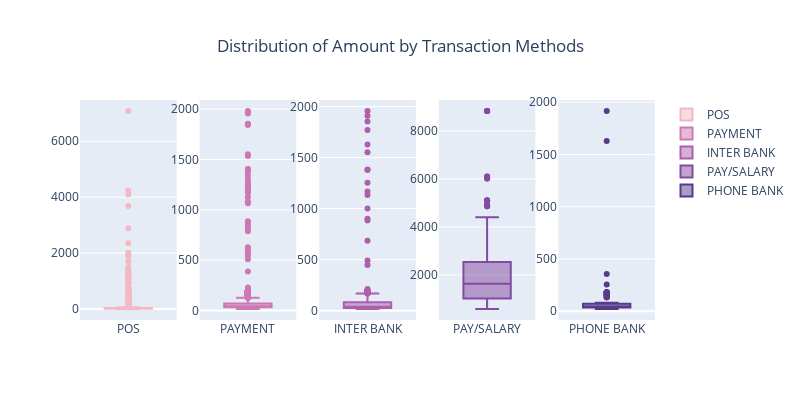

This figure's notebook cell:
### Code cell
#Visulisation by plotly
trace0 = go.Box(
    y=df.loc[df['txn_description'] == 'POS']['amount'],
    name = 'POS',
    marker = dict( 
        color = 'rgb(242, 185, 196)',
    )
)

trace1 = go.Box(
    y=df.loc[df['txn_description'] == 'PAYMENT']['amount'],
    name = 'PAYMENT',
    marker = dict(
        color = 'rgb(206, 120, 179)',
    )
)
trace2 = go.Box(
    y=df.loc[df['txn_description'] == 'INTER BANK']['amount'],
    name = 'INTER BANK',
    marker = dict(
        color = 'rgb(173, 95, 173)',
    )
)
trace3 = go.Box(
    y=df.loc[df['txn_description'] == 'PAY/SALARY']['amount'],
    name = 'PAY/SALARY',
    marker = dict(
        color = 'rgb(131, 75, 160)',
    )
)
trace4 = go.Box(
    y=df.loc[df['txn_description'] == 'PHONE BANK']['amount'],
    name = 'PHONE BANK',
    marker = dict(
        color = 'rgb(87, 59, 136)',
    )
)



fig = make_subplots(rows=1, cols=5)

fig.add_trace(trace0, 1, 1)
fig.add_trace(trace1, 1, 2)
fig.add_trace(trace2, 1, 3)
fig.add_trace(trace3, 1, 4)
fig.add_trace(trace4, 1, 5)


fig['layout'].update(height=400, width=800, title={
        'text': "Distribution of Amount by Transaction Methods",
        'y':0.9,
        'x':0.5,
        'xanchor': 'center',
        'yanchor': 'top'})

fig.show()

### Figure 1 — Plotly figure (JSON) as saved in the notebook; plotly's stock layout.template omitted (floating-point values rounded to 4 significant figures; data arrays with more than 128 entries replaced by an {"elided": "..."} marker saying what was removed)
{"data": [{"marker": {"color": "rgb(242, 185, 196)"}, "name": "POS", "type": "box", "xaxis": "x", "y": {"elided": "7717 float values"}, "yaxis": "y"}, {"marker": {"color": "rgb(206, 120, 179)"}, "name": "PAYMENT", "type": "box", "xaxis": "x2", "y": {"elided": "2600 int values"}, "yaxis": "y2"}, {"marker": {"color": "rgb(173, 95, 173)"}, "name": "INTER BANK", "type": "box", "xaxis": "x3", "y": {"elided": "742 int values"}, "yaxis": "y3"}, {"marker": {"color": "rgb(131, 75, 160)"}, "name": "PAY/SALARY", "type": "box", "xaxis": "x4", "y": {"elided": "883 float values"}, "yaxis": "y4"}, {"marker": {"color": "rgb(87, 59, 136)"}, "name": "PHONE BANK", "type": "box", "xaxis": "x5", "y": [36, 41, 58, 82, 134, 43, 158, 36, 67, 41, 58, 256, 21, 43, 36, 67, 177, 1629, 21, 150, 43, 36, 67, 41, 179, 58, 182, 21, 43, 36, 67, 41, 58, 21, 43, 82, 36, 67, 41, 58, 134, 158, 21, 43, 36, 67, 41, 58, 21, 177, 43, 150, 36, 67, 41, 58, 21, 1916, 179, 43, 182, 36, 67, 41, 58, 21, 43, 355, 36, 67, 41, 58, 82, 21, 134, 158, 43, 36, 67, 41, 58, 21, 43, 177, 36, 67, 41, 58, 150, 21, 43, 179, 36, 67, 182, 41, 58, 21, 43, 36, 67], "yaxis": "y5"}], "layout": {"height": 400, "title": {"text": "Distribution of Amount by Transaction Methods", "x": 0.5, "xanchor": "center", "y": 0.9, "yanchor": "top"}, "width": 800, "xaxis": {"anchor": "y", "domain": [0, 0.168]}, "xaxis2": {"anchor": "y2", "domain": [0.208, 0.376]}, "xaxis3": {"anchor": "y3", "domain": [0.416, 0.584]}, "xaxis4": {"anchor": "y4", "domain": [0.624, 0.792]}, "xaxis5": {"anchor": "y5", "domain": [0.832, 1]}, "yaxis": {"anchor": "x", "domain": [0, 1]}, "yaxis2": {"anchor": "x2", "domain": [0, 1]}, "yaxis3": {"anchor": "x3", "domain": [0, 1]}, "yaxis4": {"anchor": "x4", "domain": [0, 1]}, "yaxis5": {"anchor": "x5", "domain": [0, 1]}}}
